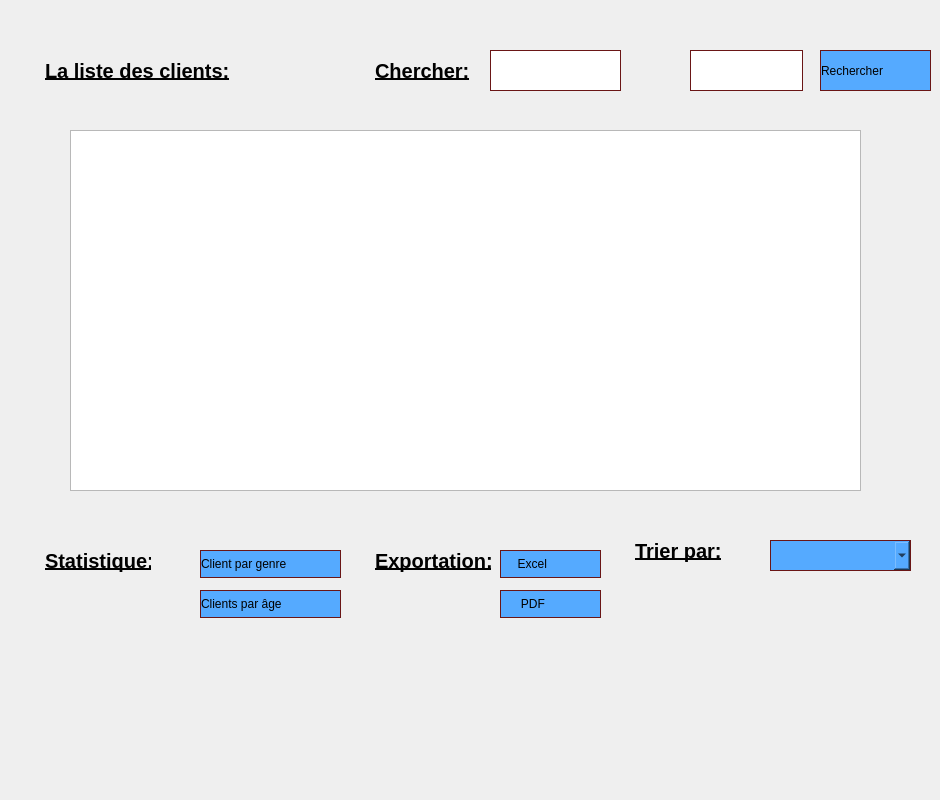
    <widget class="QWidget" name="tab_4">
     <attribute name="title">
      <string>Afficher</string>
     </attribute>
     <widget class="QTableView" name="le_tab">
      <property name="geometry">
       <rect>
        <x>70</x>
        <y>130</y>
        <width>791</width>
        <height>361</height>
       </rect>
      </property>
      <property name="styleSheet">
       <string notr="true"/>
      </property>
     </widget>
     <widget class="QLabel" name="label_24">
      <property name="geometry">
       <rect>
        <x>20</x>
        <y>30</y>
        <width>541</width>
        <height>81</height>
       </rect>
      </property>
      <property name="font">
       <font>
        <family>Arial</family>
        <pointsize>-1</pointsize>
        <weight>75</weight>
        <bold>true</bold>
        <underline>true</underline>
       </font>
      </property>
      <property name="styleSheet">
       <string notr="true">QLabel {
  width: 100%;
  padding: 12px 20px;
  margin: 8px 0;
  display: inline-block;
 
	color: rgb(0, 0, 0);
  font-size: 20px;
font-family:Arial, Helvetica, sans-serif;
}</string>
      </property>
      <property name="text">
       <string>La liste des clients:</string>
      </property>
     </widget>
     <widget class="QPushButton" name="pushButton_3">
      <property name="geometry">
       <rect>
        <x>200</x>
        <y>590</y>
        <width>141</width>
        <height>28</height>
       </rect>
      </property>
      <property name="styleSheet">
       <string notr="true">QPushButton {
	
	background-color: rgb(85, 170, 255);
	
border: none;

	font: italic 10pt &quot;Elephant&quot;;
text-align: left;
border: 1px solid #6a1616;
}
QPushButton:hover {
	color: rgb(255, 255, 255);

	background-color: rgb(18, 15, 127);
border: none;
text-align: left;
}
</string>
      </property>
      <property name="text">
       <string>Clients par âge</string>
      </property>
     </widget>
     <widget class="QPushButton" name="pushButton_4">
      <property name="geometry">
       <rect>
        <x>500</x>
        <y>590</y>
        <width>101</width>
        <height>28</height>
       </rect>
      </property>
      <property name="styleSheet">
       <string notr="true">QPushButton {
	
	background-color: rgb(85, 170, 255);
	
border: none;

	font: italic 10pt &quot;Elephant&quot;;
text-align: left;
border: 1px solid #6a1616;
}
QPushButton:hover {
	color: rgb(255, 255, 255);

	background-color: rgb(18, 15, 127);
border: none;
text-align: left;
}
</string>
      </property>
      <property name="text">
       <string>      PDF</string>
      </property>
     </widget>
     <widget class="QPushButton" name="pushButton_5">
      <property name="geometry">
       <rect>
        <x>200</x>
        <y>550</y>
        <width>141</width>
        <height>28</height>
       </rect>
      </property>
      <property name="styleSheet">
       <string notr="true">QPushButton {
	
	background-color: rgb(85, 170, 255);
	
border: none;

	font: italic 10pt &quot;Elephant&quot;;
text-align: left;
border: 1px solid #6a1616;
}
QPushButton:hover {
	color: rgb(255, 255, 255);

	background-color: rgb(18, 15, 127);
border: none;
text-align: left;
}
</string>
      </property>
      <property name="text">
       <string>Client par genre</string>
      </property>
     </widget>
     <widget class="QComboBox" name="triii">
      <property name="geometry">
       <rect>
        <x>770</x>
        <y>540</y>
        <width>141</width>
        <height>31</height>
       </rect>
      </property>
      <property name="styleSheet">
       <string notr="true">QComboBox {
	background-color: rgb(85, 170, 255);
	
border: none;

	font: italic 10pt &quot;Elephant&quot;;
text-align: left;
border: 1px solid #6a1616;
}
QComboBox:hover {
	color: rgb(255, 255, 255);
background-color: rgb(85, 170, 255);
border: none;
text-align: left;
}

</string>
      </property>
     </widget>
     <widget class="QLineEdit" name="search">
      <property name="geometry">
       <rect>
        <x>690</x>
        <y>50</y>
        <width>113</width>
        <height>41</height>
       </rect>
      </property>
      <property name="styleSheet">
       <string notr="true">
	
border: none;

	font: italic 10pt &quot;Elephant&quot;;
text-align: left;
border: 1px solid #6a1616;
</string>
      </property>
     </widget>
     <widget class="QPushButton" name="rechercher">
      <property name="geometry">
       <rect>
        <x>820</x>
        <y>50</y>
        <width>111</width>
        <height>41</height>
       </rect>
      </property>
      <property name="styleSheet">
       <string notr="true">QPushButton {
	
	background-color: rgb(85, 170, 255);
	
border: none;

	font: italic 10pt &quot;Elephant&quot;;
text-align: left;
border: 1px solid #6a1616;
}
QPushButton:hover {
	color: rgb(255, 255, 255);

	background-color: rgb(18, 15, 127);
border: none;
text-align: left;
}
</string>
      </property>
      <property name="text">
       <string>Rechercher</string>
      </property>
     </widget>
     <widget class="QPushButton" name="excelll">
      <property name="geometry">
       <rect>
        <x>500</x>
        <y>550</y>
        <width>101</width>
        <height>28</height>
       </rect>
      </property>
      <property name="styleSheet">
       <string notr="true">QPushButton {
	
	background-color: rgb(85, 170, 255);
	
border: none;

	font: italic 10pt &quot;Elephant&quot;;
text-align: left;
border: 1px solid #6a1616;
}
QPushButton:hover {
	color: rgb(255, 255, 255);

	background-color: rgb(18, 15, 127);
border: none;
text-align: left;
}
</string>
      </property>
      <property name="text">
       <string>     Excel</string>
      </property>
     </widget>
     <widget class="QLineEdit" name="rech">
      <property name="geometry">
       <rect>
        <x>490</x>
        <y>50</y>
        <width>131</width>
        <height>41</height>
       </rect>
      </property>
      <property name="styleSheet">
       <string notr="true">
border: none;

	font: italic 10pt &quot;Elephant&quot;;
text-align: left;
border: 1px solid #6a1616;</string>
      </property>
     </widget>
     <widget class="QLabel" name="label_3">
      <property name="geometry">
       <rect>
        <x>10</x>
        <y>730</y>
        <width>71</width>
        <height>61</height>
       </rect>
      </property>
      <property name="text">
       <string/>
      </property>
      <property name="pixmap">
       <pixmap>C:/Users/21692/Desktop/logoooo/logo apppp123.png</pixmap>
      </property>
      <property name="scaledContents">
       <bool>true</bool>
      </property>
     </widget>
     <widget class="QLabel" name="label_25">
      <property name="geometry">
       <rect>
        <x>20</x>
        <y>520</y>
        <width>151</width>
        <height>81</height>
       </rect>
      </property>
      <property name="font">
       <font>
        <family>Arial</family>
        <pointsize>-1</pointsize>
        <weight>75</weight>
        <bold>true</bold>
        <underline>true</underline>
       </font>
      </property>
      <property name="styleSheet">
       <string notr="true">QLabel {
  width: 100%;
  padding: 12px 20px;
  margin: 8px 0;
  display: inline-block;
 
	color: rgb(0, 0, 0);
  font-size: 20px;
font-family:Arial, Helvetica, sans-serif;
}</string>
      </property>
      <property name="text">
       <string>Statistique:</string>
      </property>
     </widget>
     <widget class="QLabel" name="label_26">
      <property name="geometry">
       <rect>
        <x>350</x>
        <y>520</y>
        <width>161</width>
        <height>81</height>
       </rect>
      </property>
      <property name="font">
       <font>
        <family>Arial</family>
        <pointsize>-1</pointsize>
        <weight>75</weight>
        <bold>true</bold>
        <underline>true</underline>
       </font>
      </property>
      <property name="styleSheet">
       <string notr="true">QLabel {
  width: 100%;
  padding: 12px 20px;
  margin: 8px 0;
  display: inline-block;
 
	color: rgb(0, 0, 0);
  font-size: 20px;
font-family:Arial, Helvetica, sans-serif;
}</string>
      </property>
      <property name="text">
       <string>Exportation:</string>
      </property>
     </widget>
     <widget class="QLabel" name="label_27">
      <property name="geometry">
       <rect>
        <x>610</x>
        <y>510</y>
        <width>161</width>
        <height>81</height>
       </rect>
      </property>
      <property name="font">
       <font>
        <family>Arial</family>
        <pointsize>-1</pointsize>
        <weight>75</weight>
        <bold>true</bold>
        <underline>true</underline>
       </font>
      </property>
      <property name="styleSheet">
       <string notr="true">QLabel {
  width: 100%;
  padding: 12px 20px;
  margin: 8px 0;
  display: inline-block;
 
	color: rgb(0, 0, 0);
  font-size: 20px;
font-family:Arial, Helvetica, sans-serif;
}</string>
      </property>
      <property name="text">
       <string>Trier par:</string>
      </property>
     </widget>
     <widget class="QLabel" name="label_28">
      <property name="geometry">
       <rect>
        <x>350</x>
        <y>30</y>
        <width>161</width>
        <height>81</height>
       </rect>
      </property>
      <property name="font">
       <font>
        <family>Arial</family>
        <pointsize>-1</pointsize>
        <weight>75</weight>
        <bold>true</bold>
        <underline>true</underline>
       </font>
      </property>
      <property name="styleSheet">
       <string notr="true">QLabel {
  width: 100%;
  padding: 12px 20px;
  margin: 8px 0;
  display: inline-block;
 
	color: rgb(0, 0, 0);
  font-size: 20px;
font-family:Arial, Helvetica, sans-serif;
}</string>
      </property>
      <property name="text">
       <string>Chercher:</string>
      </property>
     </widget>
    </widget>
